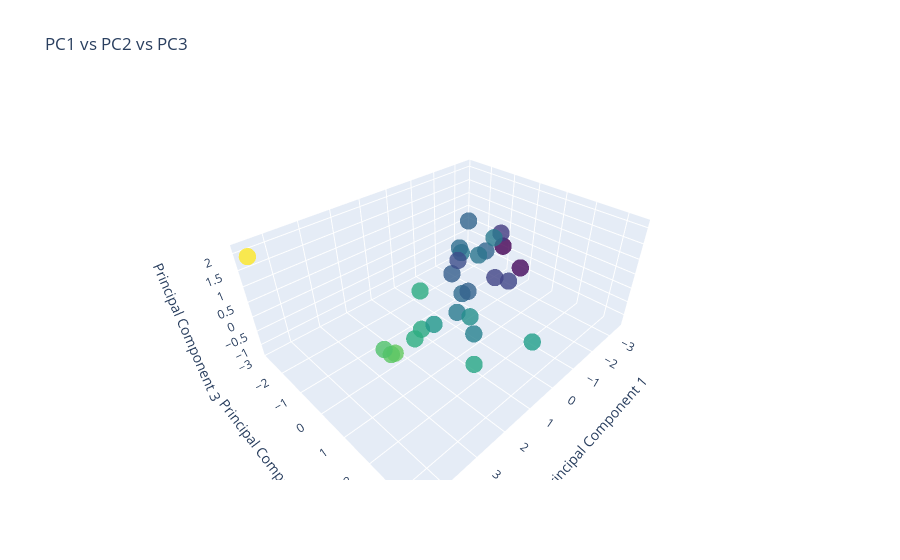

Source (notebook cell):
### Code cell
# Create the 3D scatter plot
fig = px.scatter_3d(pca_df_manual, x='PC1', y='PC2', z='PC3',
                    title="PC1 vs PC2 vs PC3",
                    labels={'PC1': 'Principal Component 1',
                            'PC2': 'Principal Component 2',
                            'PC3': 'Principal Component 3'},
                    opacity=0.8)

# Update marker size and color if needed
fig.update_traces(marker=dict(size=6, color=pca_df_manual['PC1'], colorscale='Viridis'))

# Show the plot
fig.show()

### Figure 1 — Plotly figure (JSON) as saved in the notebook; plotly's stock layout.template omitted (floating-point values rounded to 4 significant figures)
{"data": [{"hovertemplate": "Principal Component 1=%{x}<br>Principal Component 2=%{y}<br>Principal Component 3=%{z}<extra></extra>", "legendgroup": "", "marker": {"color": [-1.082, -0.6811, 2.61, 1.27, -0.1672, -0.9552, 2.488, -0.2106, -0.5924, 1.0, 1.397, -1.584, -1.809, -0.8532, 2.306, 1.53, -3.478, -1.84, -2.107, 1.472, 0.5265, 0.783, 0.06754, -0.1638, -0.8851, -3.282, 4.58, -0.3408], "colorscale": [[0, "#440154"], [0.1111, "#482878"], [0.2222, "#3e4989"], [0.3333, "#31688e"], [0.4444, "#26828e"], [0.5556, "#1f9e89"], [0.6667, "#35b779"], [0.7778, "#6ece58"], [0.8889, "#b5de2b"], [1, "#fde725"]], "opacity": 0.8, "size": 6, "symbol": "circle"}, "mode": "markers", "name": "", "scene": "scene", "showlegend": false, "type": "scatter3d", "x": [-1.082, -0.6811, 2.61, 1.27, -0.1672, -0.9552, 2.488, -0.2106, -0.5924, 1.0, 1.397, -1.584, -1.809, -0.8532, 2.306, 1.53, -3.478, -1.84, -2.107, 1.472, 0.5265, 0.783, 0.06754, -0.1638, -0.8851, -3.282, 4.58, -0.3408], "y": [-1.27, -0.416, 0.2696, 1.901, -0.1319, -0.4096, -0.08578, -0.03372, -0.4718, 3.407, -0.03423, -1.477, 0.5218, 0.3278, -0.6753, -0.195, -1.076, -0.05723, -0.144, 0.07299, 1.035, -0.1723, 0.7977, 1.152, -0.4029, -0.1082, -2.829, 0.5057], "z": [-0.5148, -0.6873, -0.623, -0.8319, -1.002, -0.7323, -0.9875, 1.174, 0.9923, 0.7381, -0.6952, -0.3067, -0.3016, 1.114, -1.302, -1.077, -0.3613, -0.4538, 1.035, 0.7419, -0.1277, -0.9514, -1.172, 2.13, 1.796, -0.7531, 1.893, 1.264]}], "layout": {"legend": {"tracegroupgap": 0}, "scene": {"domain": {"x": [0, 1], "y": [0, 1]}, "xaxis": {"title": {"text": "Principal Component 1"}}, "yaxis": {"title": {"text": "Principal Component 2"}}, "zaxis": {"title": {"text": "Principal Component 3"}}}, "title": {"text": "PC1 vs PC2 vs PC3"}}}
